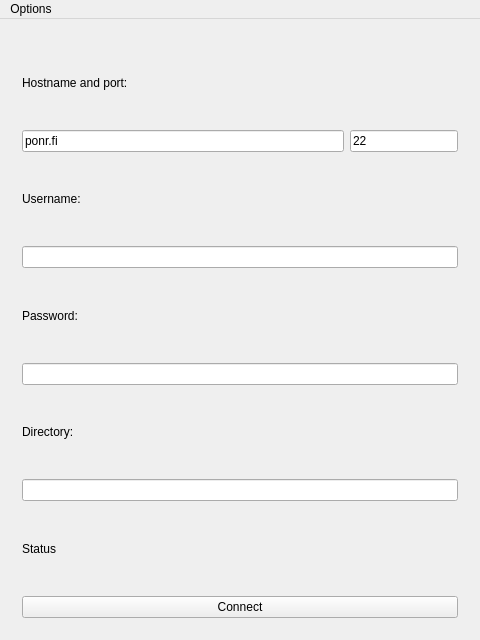
<?xml version="1.0" encoding="UTF-8"?>
<ui version="4.0">
 <class>MainWindow</class>
 <widget class="QMainWindow" name="MainWindow">
  <property name="geometry">
   <rect>
    <x>0</x>
    <y>0</y>
    <width>480</width>
    <height>640</height>
   </rect>
  </property>
  <property name="windowTitle">
   <string>MainWindow</string>
  </property>
  <widget class="QWidget" name="centralWidget">
   <layout class="QVBoxLayout" name="verticalLayout">
    <item>
     <widget class="QStackedWidget" name="stackedWidget">
      <property name="currentIndex">
       <number>0</number>
      </property>
      <widget class="QWidget" name="pageConnect">
       <layout class="QVBoxLayout" name="verticalLayout_2">
        <item>
         <widget class="QLabel" name="lblHost">
          <property name="text">
           <string>Hostname and port:</string>
          </property>
         </widget>
        </item>
        <item>
         <layout class="QHBoxLayout" name="horizontalLayout">
          <item>
           <widget class="QLineEdit" name="txtHostname">
            <property name="sizePolicy">
             <sizepolicy hsizetype="MinimumExpanding" vsizetype="Fixed">
              <horstretch>0</horstretch>
              <verstretch>0</verstretch>
             </sizepolicy>
            </property>
            <property name="text">
             <string>ponr.fi</string>
            </property>
           </widget>
          </item>
          <item>
           <widget class="QLineEdit" name="txtPort">
            <property name="sizePolicy">
             <sizepolicy hsizetype="Preferred" vsizetype="Fixed">
              <horstretch>0</horstretch>
              <verstretch>0</verstretch>
             </sizepolicy>
            </property>
            <property name="text">
             <string>22</string>
            </property>
           </widget>
          </item>
         </layout>
        </item>
        <item>
         <widget class="QLabel" name="lblUser">
          <property name="text">
           <string>Username:</string>
          </property>
         </widget>
        </item>
        <item>
         <widget class="QLineEdit" name="txtUsername"/>
        </item>
        <item>
         <widget class="QLabel" name="lblPass">
          <property name="text">
           <string>Password:</string>
          </property>
          <property name="textInteractionFlags">
           <set>Qt::LinksAccessibleByMouse</set>
          </property>
         </widget>
        </item>
        <item>
         <widget class="QLineEdit" name="txtPassword">
          <property name="echoMode">
           <enum>QLineEdit::Password</enum>
          </property>
         </widget>
        </item>
        <item>
         <widget class="QLabel" name="lblDir">
          <property name="text">
           <string>Directory:</string>
          </property>
         </widget>
        </item>
        <item>
         <widget class="QLineEdit" name="txtDirectory"/>
        </item>
        <item>
         <widget class="QLabel" name="lblStatus">
          <property name="text">
           <string>Status</string>
          </property>
          <property name="wordWrap">
           <bool>true</bool>
          </property>
         </widget>
        </item>
        <item>
         <widget class="QPushButton" name="btnConnect">
          <property name="text">
           <string>Connect</string>
          </property>
         </widget>
        </item>
       </layout>
      </widget>
      <widget class="QWidget" name="pageDirectory">
       <layout class="QVBoxLayout" name="verticalLayout_3">
        <item>
         <widget class="QTreeView" name="treeView"/>
        </item>
       </layout>
      </widget>
     </widget>
    </item>
   </layout>
  </widget>
  <widget class="QMenuBar" name="menuBar">
   <property name="geometry">
    <rect>
     <x>0</x>
     <y>0</y>
     <width>480</width>
     <height>22</height>
    </rect>
   </property>
   <widget class="QMenu" name="menuOptions">
    <property name="title">
     <string>Options</string>
    </property>
   </widget>
   <addaction name="menuOptions"/>
  </widget>
 </widget>
 <layoutdefault spacing="6" margin="11"/>
 <resources/>
 <connections/>
</ui>
